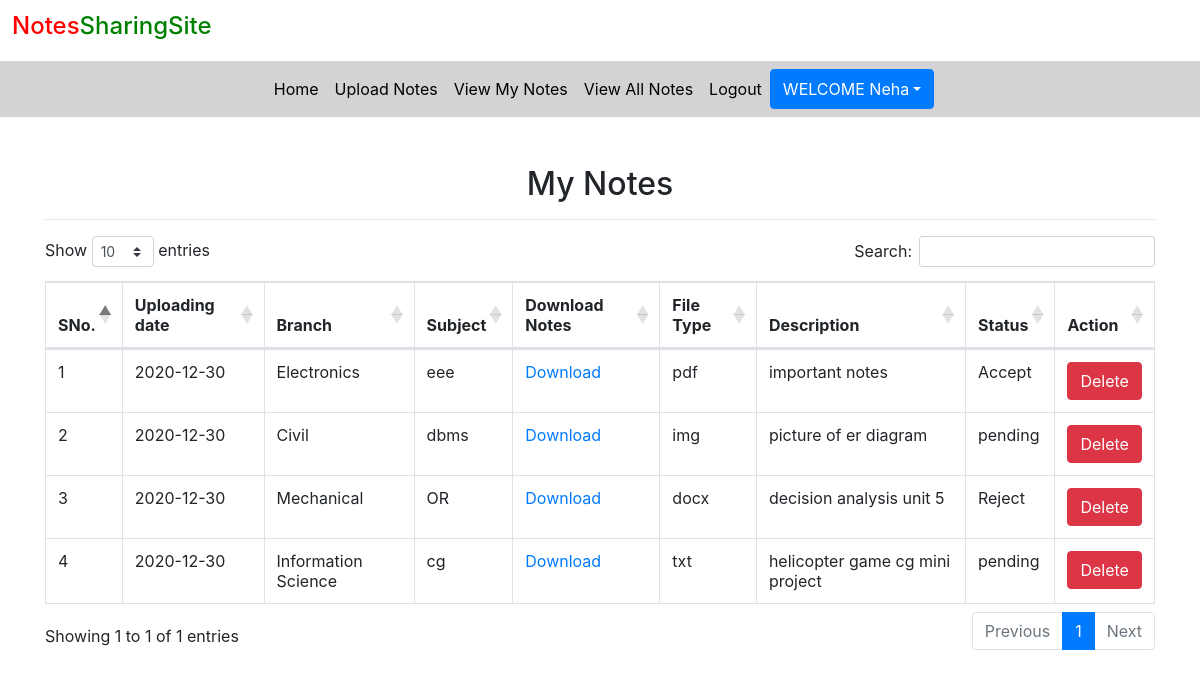
Page /view_mynotes (signed in) on the earlier database version.
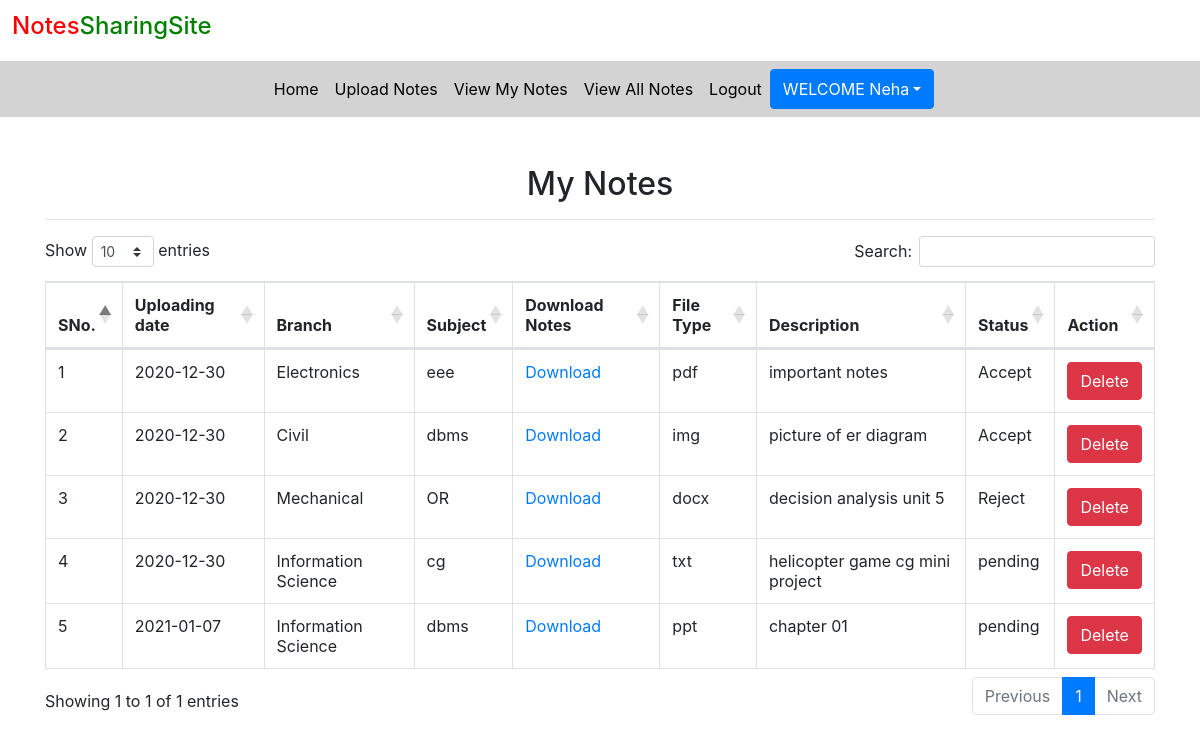
Same page on the later database version.
### notes/models.py (models this page shows, shortened)
class Notes(models.Model):
	user=models.ForeignKey(User,on_delete=models.CASCADE)
	uploadingdate=models.CharField(max_length=30)
	branch=models.CharField(max_length=30)
	subject=models.CharField(max_length=30)
	notesfile=models.FileField(null=True)
	filetype=models.CharField(max_length=30)
	description=models.CharField(max_length=200,null=True)
	status=models.CharField(max_length=15)

### notes/views.py (the view)
# urls.py: path('view_mynotes',view_mynotes,name='view_mynotes'),
def view_mynotes(request):
	if not request.user.is_authenticated:
		return redirect('login')
	user = User.objects.get(id=request.user.id)
	notes = Notes.objects.filter(user=user)
	d={'notes':notes}
	return render(request,'view_mynotes.html',d)

### notes/templates/view_mynotes.html (shortened to what this page needs)
{% extends 'usernavigation.html' %}
{% load static %}
{% block body %}
<link rel ="stylesheet" href="https://cdnjs.cloudflare.com/ajax/libs/twitter-bootstrap/4.5.2/css/bootstrap.css">
<link rel ="stylesheet" href="https://cdn.datatables.net/1.10.22/css/dataTables.bootstrap4.min.css">
<div class="container mt-5">
	<h2 class="text-center">My Notes</h2>
			<HR>
			<table class="table table-bordered" id="example">
				<thead>
					<tr>
						<th>SNo.</th>
						<th>Uploading date</th>
						<th>Branch</th>
						<th>Subject</th>
						<th>Download Notes</th>
						<th>File Type</th>
						<th>Description</th>
						<th>Status</th>
						<th>Action</th>
					</tr>
				</thead>
					{% for i in notes %}
					<tbody>
					<tr>
						<td>{{forloop.counter}}</td>
						<td>{{i.uploadingdate}}</td>
						<td>{{i.branch}}</td>
						<td>{{i.subject}}</td>
						<td><a href="{{i.notesfile.url}}" download>Download</a></td>
						<td>{{i.filetype}}</td>
						<td>{{i.description}}</td>
						<td>{{i.status}}</td>
						<td><a href="{% url 'delete_mynotes' i.id %}" class="btn btn-danger" onclick="return confirm('Do You want to delete?')">Delete</a></td>
					</tr>
					{% endfor %}
				</tbody>
			</table>
</div>
{% endblock %}

Differences in the rows shown:
changed Notes "Civil": status "pending" → "Accept"
added Notes: uploadingdate "2021-01-07", branch "Information Science", subject "dbms", filetype "ppt", description "chapter 01", status "pending"
